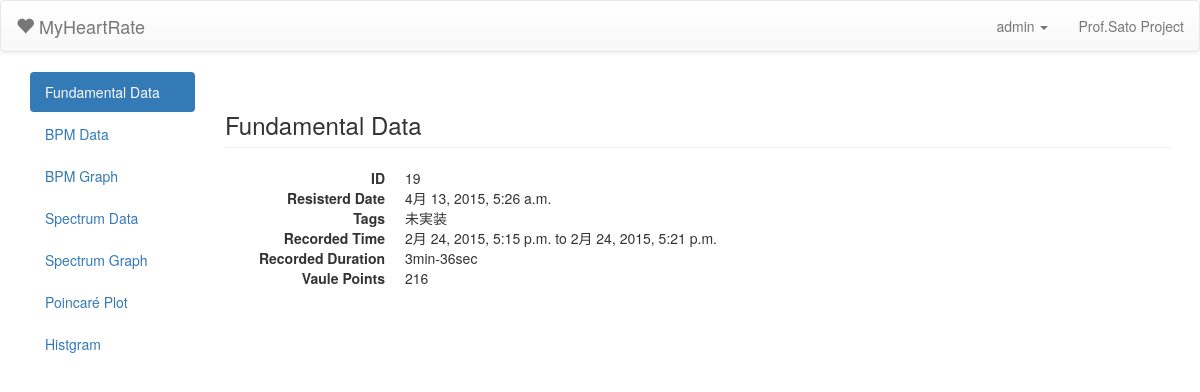
/myheartrate/data/19/fundamental/ (signed in), run on the app's committed database.
### cms/models.py (models this page shows, shortened)
class HeartRateData(models.Model):
	pub_date = models.DateTimeField(default=datetime.now)
	user = models.CharField(max_length=50)
	firstTime = models.DateTimeField(default=datetime.now)
	endTime = models.DateTimeField(default=datetime.now)
	points = models.IntegerField(blank=False, default=0)

### cms/views.py (the view)
# urls.py: url(r'^data/(?P<heartratedata_id>\d+)/fundamental/$', views.myheartrate_data_main, name='myheartrate_data_main'),
def myheartrate_data_main(request, heartratedata_id):
	if not request.user.is_authenticated():
		return redirect('cms:myheartrate_main')
	heartratedata = get_object_or_404(HeartRateData, pk=heartratedata_id)
	minute = int(heartratedata.points / 60)
	second = heartratedata.points % 60
	return render_to_response('cms/myheartrate_fundamental.html',
		dict(heartratedata_id=heartratedata_id,
			heartratedata=heartratedata,
			minute=minute,
			second=second),
		context_instance=RequestContext(request))

### cms/templates/cms/myheartrate_fundamental.html (shortened to what this page needs)
{% extends "basecontent.html" %}
{% block maincontent %}
<h3 class="page-header">Fundamental Data</h3>
<dl class="dl-horizontal">
  <dt>ID</dt>
  <dd>{{ heartratedata.id }}</dd>
  <dt>Resisterd Date</dt>
  <dd>{{ heartratedata.pub_date }}</dd>
  <dt>Tags</dt>
  <dd>未実装</dd>
  <dt>Recorded Time</dt>
  <dd>{{ heartratedata.firstTime }} to {{ heartratedata.endTime }}</dd>
  <dt>Recorded Duration</dt>
  <dd>{{ minute }}min-{{ second }}sec</dd>
  <dt>Vaule Points</dt>
  <dd>{{ heartratedata.points }}</dd>
</dl>
{% endblock maincontent %}

### cms/templates/base.html (shortened to what this page needs)
{% load staticfiles %}
<!DOCTYPE html>
<html lang="{{ LANGUAGE_CODE|default:"en-us" }}">
<head>
<link href="{% static 'css/bootstrap.min.css' %}" rel="stylesheet">
<link href="{% static 'css/bootstrap-theme.min.css' %}" rel="stylesheet">
</head>
<body>
	<nav class="navbar navbar-default">
		<div class="container-fluid">
			<div class="navbar-header">
				<a class="navbar-brand" href="/myheartrate">
					<span class="glyphicon glyphicon-heart"></span>
					MyHeartRate
				</a>
			</div>
			<ul class="nav navbar-nav navbar-right">
				{% if user.is_authenticated %}
				<li class="dropdown">
					<a href="#" class="dropdown-toggle" data-toggle="dropdown" role="button" aria-expanded="false">
						{{ user.username }} <span class="caret"></span>
					</a>
				</li>
				{% else %}
				<li><a href="/myheartrate/login">Login</a></li>
				{% endif %}
				<li><a>Prof.Sato Project</a></li>
			</ul>
		</div>
	</nav>
  <div class="container">
    {% block content %}{% endblock %}
  </div>
</body>
</html>

### data on the page
HeartRateData: id "19", pub_date "4月 13, 2015, 5:26 a.m.", firstTime "2月 24, 2015, 5:15 p.m.", endTime "2月 24, 2015, 5:21 p.m.", points "216"

### other printed values
{{ user.username }} "admin"
{{ minute }} "3"
{{ second }} "36"
